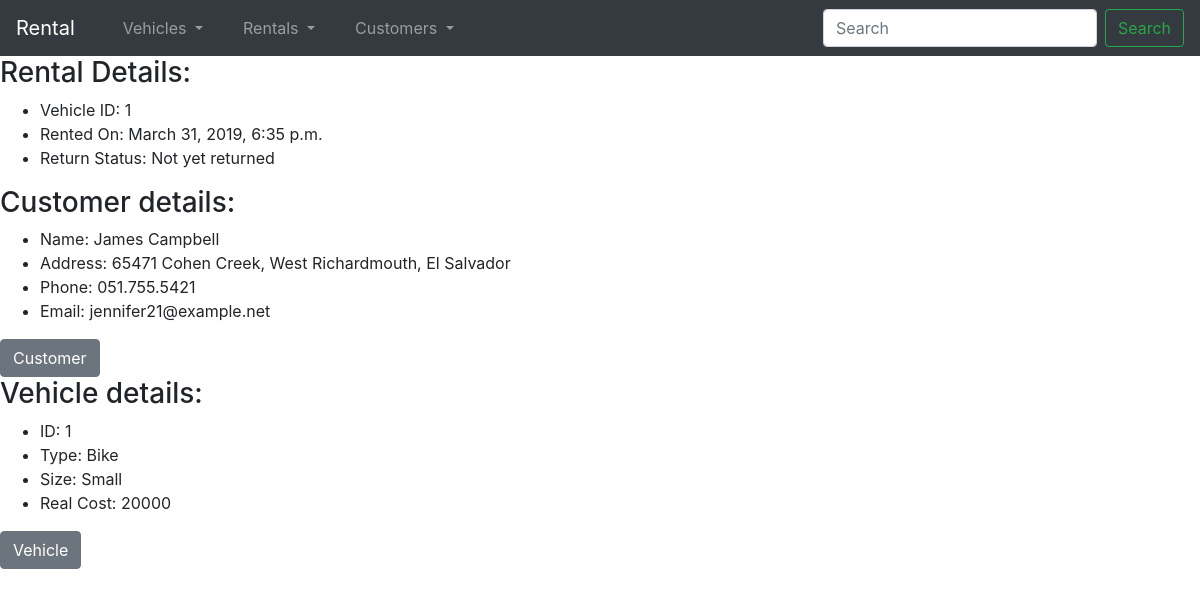
The page /rent/rental/2 on the database its author committed.
### rent/models.py (models this page shows, shortened)
class Rental(models.Model):
	rental_date = models.DateTimeField()
	return_date = models.DateTimeField(null=True)
	customer = models.ForeignKey(Customer, on_delete=models.CASCADE)
	vehicle = models.ForeignKey(Vehicle, on_delete=models.CASCADE)

class Vehicle(models.Model):
	vehicle_type = models.ForeignKey(Vehicle_Type, on_delete=models.CASCADE)
	date_created =  models.DateTimeField()
	real_cost = models.IntegerField()
	size = models.ForeignKey(Vehicle_Size, on_delete=models.CASCADE)

class Customer(models.Model):
	first_name = models.CharField(max_length=20)
	last_name = models.CharField(max_length=20)
	email = models.CharField(max_length=100)
	phone_number = models.CharField(max_length=25)
	address = models.CharField(max_length=100)
	city = models.CharField(max_length=100)
	country = models.CharField(max_length=100)

class Vehicle_Type(models.Model):
	name = models.CharField(max_length=200)

class Vehicle_Size(models.Model):
	name = models.CharField(max_length=200)

### rent/views.py (the view)
# urls.py: path('rental', views.all_rentals, name='all_rentals'),
def rental(request,rental_id):
	rental = Rental.objects.filter(id=rental_id).first()
	return render(request, 'rental.html', {'rental' : rental})

### rent/templates/rental.html (shortened to what this page needs)
{% extends "base.html" %}
{% block content %}
	<h3>Rental Details:</h3>
	<ul>
		<li>Vehicle ID: {{rental.vehicle.id}}</li>
		<li>Rented On: {{rental.rental_date}}</li>
		{% if rental.return_date is None %}
			<li>Return Status: Not yet returned</li>
		{% else %}
			<li> Returned On: {{rental.return_date}}</li>
		{% endif %}
	</ul>
	<h3>Customer details:</h3>
	<ul>
		<li>Name: {{rental.customer.first_name}} {{rental.customer.last_name}}</li>
		<li>Address: {{rental.customer.address}}, {{rental.customer.city}}, {{rental.customer.country}}</li>
		<li>Phone: {{rental.customer.phone_number}}</li>
		<li>Email: {{rental.customer.email}}</li>
	</ul>
	<a class="btn btn-md btn-secondary" href="{% url 'customer' rental.customer.id %}">Customer</a>
	<h3>Vehicle details:</h3>
	<ul>
		<li>ID: {{rental.vehicle.id}}</li>
		<li>Type: {{rental.vehicle.vehicle_type.name}}</li>
		<li>Size: {{rental.vehicle.size.name}}</li>
		<li>Real Cost: {{rental.vehicle.real_cost}}</li>
	</ul>
	<a class="btn btn-md btn-secondary" href="{% url 'vehicle' rental.vehicle.id %}">Vehicle</a>
{% endblock %}

### rows shown on the page
Rental: vehicle.id "1", rental_date "March 31, 2019, 6:35 p.m.", customer.first_name "James", customer.last_name "Campbell", customer.address "65471 Cohen Creek", customer.city "West Richardmouth", customer.country "El Salvador", customer.phone_number "051.755.5421", customer.email "jennifer21@example.net", vehicle.vehicle_type.name "Bike", vehicle.size.name "Small", vehicle.real_cost "20000"
